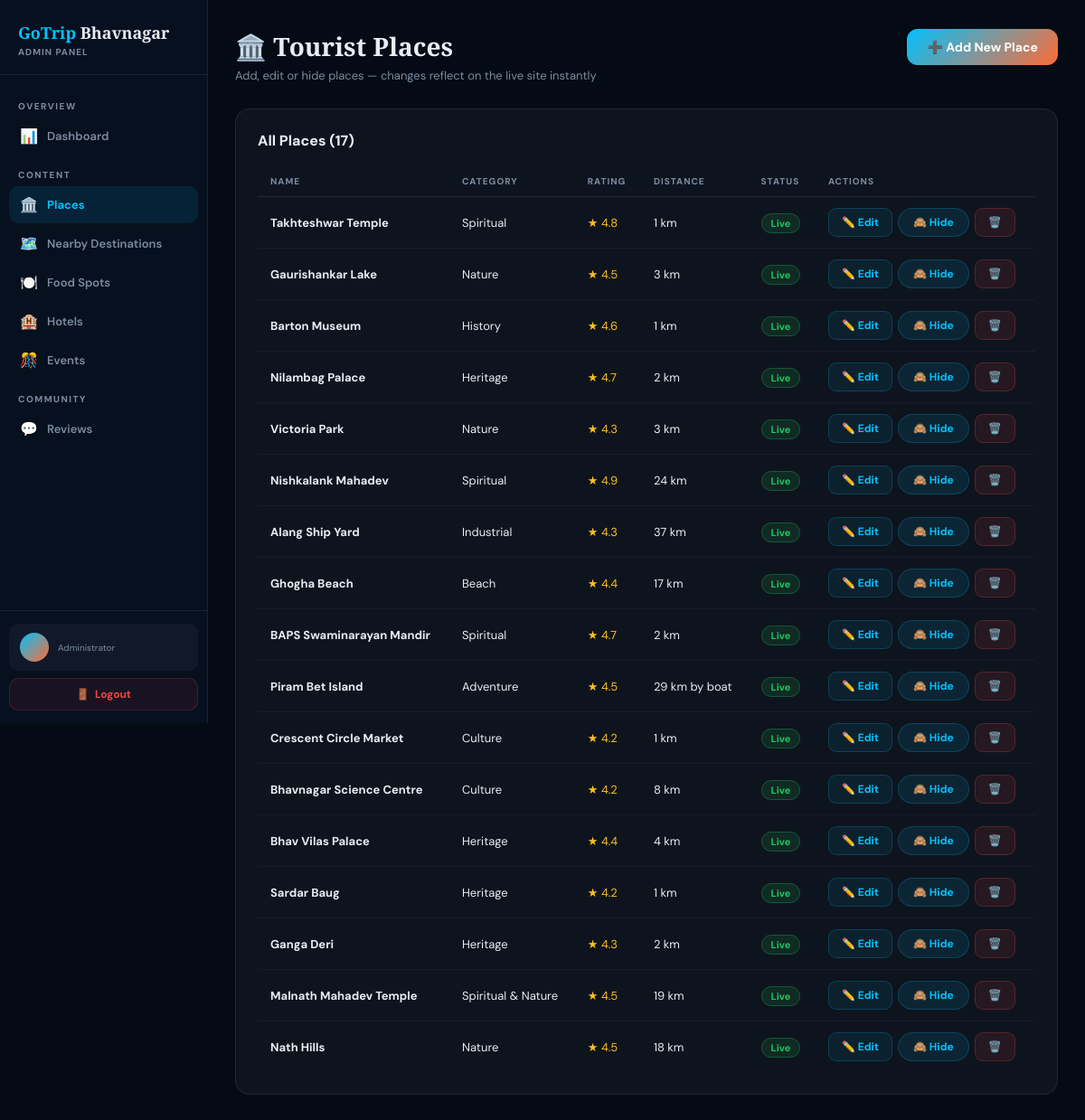
The page /admin/places.php (signed in) on the database its author committed.
### tables this page shows
CREATE TABLE IF NOT EXISTS places (
  id       INT AUTO_INCREMENT PRIMARY KEY,
  name     VARCHAR(150) NOT NULL,
  cat      VARCHAR(60),
  rating   DECIMAL(2,1),
  distance VARCHAR(30),
  open_hrs VARCHAR(100),
  lat      DECIMAL(11,8),
  lng      DECIMAL(11,8),
  entry    VARCHAR(80),
  tips     TEXT,
  img      TEXT,
  descr    TEXT,
  visible  TINYINT DEFAULT 1,
  created_at DATETIME DEFAULT CURRENT_TIMESTAMP
);

### admin/places.php (the view, shortened to what this page needs)
<?php
require_once '../db.php';
$places=$conn->query("SELECT * FROM places ORDER BY id");
?>
<!DOCTYPE html>
<html lang="en"><head>
</head><body>
<?php include 'sidebar.php'; ?>
<div class="main">
  <div class="top-bar">
    <div>
      <h1 class="page-title">🏛️ Tourist Places</h1>
      <p class="page-sub">Add, edit or hide places — changes reflect on the live site instantly</p>
    </div>
    <a href="places.php?action=add" class="btn-primary">➕ Add New Place</a>
  </div>
  <div class="section-card">
    <div class="section-card-header">
      <h2 class="section-card-title">All Places (<?= $places->num_rows ?>)</h2>
    </div>
    <div class="table-wrap">
      <table class="data-table">
        <thead><tr><th>Name</th><th>Category</th><th>Rating</th><th>Distance</th><th>Status</th><th>Actions</th></tr></thead>
        <tbody>
          <?php while($p=$places->fetch_assoc()): ?>
          <tr>
            <td><strong><?= htmlspecialchars($p['name']) ?></strong></td>
            <td><?= htmlspecialchars($p['cat']) ?></td>
            <td style="color:#fbbf24">★ <?= $p['rating'] ?></td>
            <td><?= htmlspecialchars($p['distance']) ?></td>
            <td><?= $p['visible'] ? '<span class="badge-approved"> Live</span>' : '<span class="badge-hidden">🙈 Hidden</span>' ?></td>
            <td>
              <div style="display:flex;gap:6px">
                <a href="?edit=<?= $p['id'] ?>" class="btn-edit">✏️ Edit</a>
                <form method="POST" style="display:inline" onsubmit="return confirm('Toggle visibility?')">
                  <button class="btn-sm" type="submit"><?= $p['visible']?'🙈 Hide':'👁️ Show' ?></button>
                </form>
                <form method="POST" style="display:inline" onsubmit="return confirm('Delete this place? This cannot be undone.')">
                  <button class="btn-danger" type="submit">🗑️</button>
                </form>
              </div>
            </td>
          </tr>
          <?php endwhile; ?>
        </tbody>
      </table>
    </div>
  </div>
</div>
</body></html>

### rows shown on the page
places: name "Takhteshwar Temple", cat "Spiritual", rating "4.8", distance "1 km", visible "Live"
places: name "Gaurishankar Lake", cat "Nature", rating "4.5", distance "3 km", visible "Live"
places: name "Barton Museum", cat "History", rating "4.6", distance "1 km", visible "Live"
places: name "Nilambag Palace", cat "Heritage", rating "4.7", distance "2 km", visible "Live"
places: name "Victoria Park", cat "Nature", rating "4.3", distance "3 km", visible "Live"
places: name "Nishkalank Mahadev", cat "Spiritual", rating "4.9", distance "24 km", visible "Live"
places: name "Alang Ship Yard", cat "Industrial", rating "4.3", distance "37 km", visible "Live"
places: name "Ghogha Beach", cat "Beach", rating "4.4", distance "17 km", visible "Live"
places: name "BAPS Swaminarayan Mandir", cat "Spiritual", rating "4.7", distance "2 km", visible "Live"
places: name "Piram Bet Island", cat "Adventure", rating "4.5", distance "29 km by boat", visible "Live"
places: name "Crescent Circle Market", cat "Culture", rating "4.2", distance "1 km", visible "Live"
places: name "Bhavnagar Science Centre", cat "Culture", rating "4.2", distance "8 km", visible "Live"
places: name "Bhav Vilas Palace", cat "Heritage", rating "4.4", distance "4 km", visible "Live"
places: name "Sardar Baug", cat "Heritage", rating "4.2", distance "1 km", visible "Live"
places: name "Ganga Deri", cat "Heritage", rating "4.3", distance "2 km", visible "Live"
places: name "Malnath Mahadev Temple", cat "Spiritual & Nature", rating "4.5", distance "19 km", visible "Live"
places: name "Nath Hills", cat "Nature", rating "4.5", distance "18 km", visible "Live"

### other values the page prints
$icon "📊 🏛️ 🗺️ 🍽️ 🏨 🎊 💬"
$label "Dashboard Places Nearby Destinations Food Spots Hotels Events Reviews"
$places->num_rows "17"
